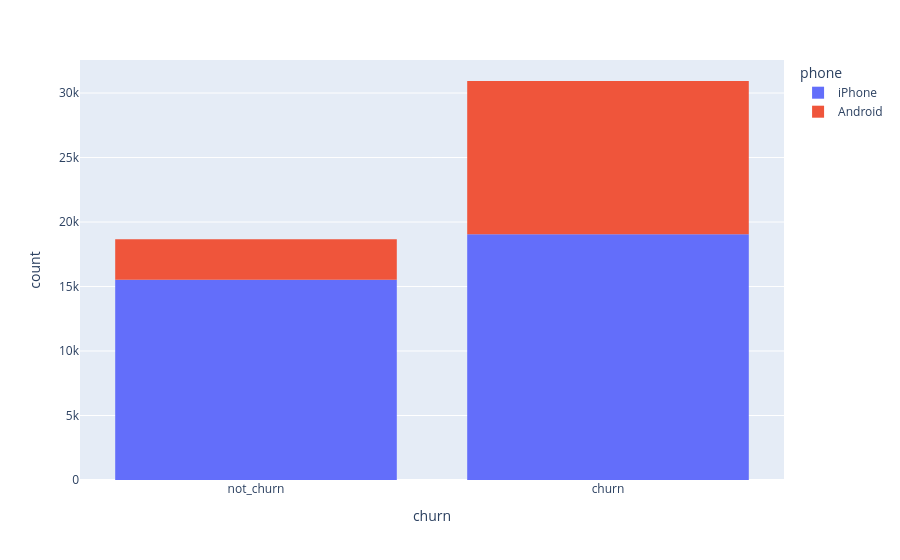

Notebook cell for this chart:
### Code cell
fig = px.histogram(df[['churn', 'phone']].dropna(), x='churn', 
                   color='phone')
fig.show()

### Figure 1 — Plotly figure (JSON) as saved in the notebook; plotly's stock layout.template omitted (floating-point values rounded to 4 significant figures; data arrays with more than 128 entries replaced by an {"elided": "..."} marker saying what was removed)
{"data": [{"bingroup": "x", "hovertemplate": "phone=iPhone<br>churn=%{x}<br>count=%{y}<extra></extra>", "legendgroup": "iPhone", "marker": {"color": "#636efa", "pattern": {"shape": ""}}, "name": "iPhone", "orientation": "v", "showlegend": true, "type": "histogram", "x": {"elided": "34582 str values"}, "xaxis": "x", "yaxis": "y"}, {"bingroup": "x", "hovertemplate": "phone=Android<br>churn=%{x}<br>count=%{y}<extra></extra>", "legendgroup": "Android", "marker": {"color": "#EF553B", "pattern": {"shape": ""}}, "name": "Android", "orientation": "v", "showlegend": true, "type": "histogram", "x": {"elided": "15022 str values"}, "xaxis": "x", "yaxis": "y"}], "layout": {"barmode": "relative", "legend": {"title": {"text": "phone"}, "tracegroupgap": 0}, "margin": {"t": 60}, "xaxis": {"anchor": "y", "domain": [0, 1], "title": {"text": "churn"}}, "yaxis": {"anchor": "x", "domain": [0, 1], "title": {"text": "count"}}}}
